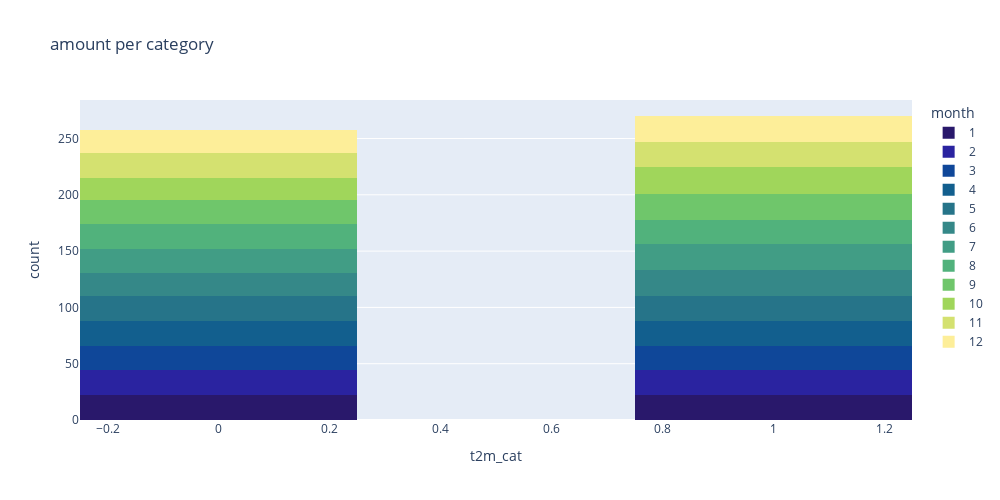

The notebook cell this image was saved under:
### Code cell
fig = px.histogram(
    data_frame = df,
    x = "t2m_cat",
    nbins = 3,
    color = "month",
    histfunc = "count",

    title = "amount per category",
    width = 1000,
    height = 500,
    color_discrete_sequence = plt_style_c,
)

fig.show()

### Figure 1 — Plotly figure (JSON) as saved in the notebook; plotly's stock layout.template omitted (floating-point values rounded to 4 significant figures)
{"data": [{"alignmentgroup": "True", "bingroup": "x", "histfunc": "count", "hovertemplate": "month=1<br>t2m_cat=%{x}<br>count=%{y}<extra></extra>", "legendgroup": "1", "marker": {"color": "rgb(41, 24, 107)", "pattern": {"shape": ""}}, "name": "1", "nbinsx": 3, "offsetgroup": "1", "orientation": "v", "showlegend": true, "type": "histogram", "x": [0, 0, 0, 1, 1, 0, 0, 0, 0, 1, 1, 0, 0, 0, 1, 1, 0, 1, 0, 1, 1, 0, 1, 0, 0, 1, 0, 0, 1, 1, 0, 0, 1, 1, 1, 1, 1, 1, 0, 1, 0, 1, 0, 1], "xaxis": "x", "yaxis": "y"}, {"alignmentgroup": "True", "bingroup": "x", "histfunc": "count", "hovertemplate": "month=2<br>t2m_cat=%{x}<br>count=%{y}<extra></extra>", "legendgroup": "2", "marker": {"color": "rgb(42, 35, 160)", "pattern": {"shape": ""}}, "name": "2", "nbinsx": 3, "offsetgroup": "2", "orientation": "v", "showlegend": true, "type": "histogram", "x": [1, 1, 0, 0, 0, 0, 0, 0, 0, 0, 1, 1, 0, 1, 0, 0, 1, 0, 1, 1, 0, 1, 1, 1, 0, 1, 0, 0, 1, 1, 0, 0, 1, 0, 0, 1, 0, 1, 1, 0, 1, 1, 1, 1], "xaxis": "x", "yaxis": "y"}, {"alignmentgroup": "True", "bingroup": "x", "histfunc": "count", "hovertemplate": "month=3<br>t2m_cat=%{x}<br>count=%{y}<extra></extra>", "legendgroup": "3", "marker": {"color": "rgb(15, 71, 153)", "pattern": {"shape": ""}}, "name": "3", "nbinsx": 3, "offsetgroup": "3", "orientation": "v", "showlegend": true, "type": "histogram", "x": [0, 0, 1, 0, 0, 0, 0, 0, 0, 0, 1, 1, 1, 1, 0, 1, 0, 0, 1, 0, 1, 1, 1, 1, 1, 0, 0, 0, 1, 0, 0, 0, 1, 1, 0, 1, 1, 0, 1, 0, 1, 1, 1, 1], "xaxis": "x", "yaxis": "y"}, {"alignmentgroup": "True", "bingroup": "x", "histfunc": "count", "hovertemplate": "month=4<br>t2m_cat=%{x}<br>count=%{y}<extra></extra>", "legendgroup": "4", "marker": {"color": "rgb(18, 95, 142)", "pattern": {"shape": ""}}, "name": "4", "nbinsx": 3, "offsetgroup": "4", "orientation": "v", "showlegend": true, "type": "histogram", "x": [0, 0, 1, 0, 0, 0, 0, 0, 1, 1, 0, 0, 0, 0, 1, 0, 0, 1, 0, 0, 0, 1, 0, 0, 0, 1, 1, 1, 1, 0, 1, 1, 1, 0, 1, 1, 1, 1, 1, 1, 1, 1, 0, 1], "xaxis": "x", "yaxis": "y"}, {"alignmentgroup": "True", "bingroup": "x", "histfunc": "count", "hovertemplate": "month=5<br>t2m_cat=%{x}<br>count=%{y}<extra></extra>", "legendgroup": "5", "marker": {"color": "rgb(38, 116, 137)", "pattern": {"shape": ""}}, "name": "5", "nbinsx": 3, "offsetgroup": "5", "orientation": "v", "showlegend": true, "type": "histogram", "x": [0, 0, 0, 0, 0, 0, 0, 1, 0, 1, 1, 1, 0, 1, 1, 0, 0, 0, 0, 1, 1, 1, 1, 0, 1, 0, 1, 0, 1, 1, 1, 0, 1, 1, 0, 0, 1, 0, 1, 1, 0, 1, 0, 1], "xaxis": "x", "yaxis": "y"}, {"alignmentgroup": "True", "bingroup": "x", "histfunc": "count", "hovertemplate": "month=6<br>t2m_cat=%{x}<br>count=%{y}<extra></extra>", "legendgroup": "6", "marker": {"color": "rgb(53, 136, 136)", "pattern": {"shape": ""}}, "name": "6", "nbinsx": 3, "offsetgroup": "6", "orientation": "v", "showlegend": true, "type": "histogram", "x": [0, 0, 0, 0, 0, 0, 0, 0, 0, 0, 0, 0, 0, 0, 1, 1, 0, 1, 0, 1, 0, 1, 0, 1, 1, 0, 1, 1, 1, 1, 1, 1, 1, 1, 0, 1, 1, 1, 1, 1, 1, 0, 1, 1], "xaxis": "x", "yaxis": "y"}, {"alignmentgroup": "True", "bingroup": "x", "histfunc": "count", "hovertemplate": "month=7<br>t2m_cat=%{x}<br>count=%{y}<extra></extra>", "legendgroup": "7", "marker": {"color": "rgb(65, 157, 133)", "pattern": {"shape": ""}}, "name": "7", "nbinsx": 3, "offsetgroup": "7", "orientation": "v", "showlegend": true, "type": "histogram", "x": [0, 0, 0, 1, 1, 0, 1, 0, 0, 0, 0, 0, 1, 1, 0, 1, 1, 0, 0, 1, 1, 0, 1, 0, 1, 0, 1, 1, 0, 0, 1, 1, 0, 0, 1, 0, 1, 1, 1, 1, 1, 1, 0, 1], "xaxis": "x", "yaxis": "y"}, {"alignmentgroup": "True", "bingroup": "x", "histfunc": "count", "hovertemplate": "month=8<br>t2m_cat=%{x}<br>count=%{y}<extra></extra>", "legendgroup": "8", "marker": {"color": "rgb(81, 178, 124)", "pattern": {"shape": ""}}, "name": "8", "nbinsx": 3, "offsetgroup": "8", "orientation": "v", "showlegend": true, "type": "histogram", "x": [0, 1, 0, 0, 0, 0, 0, 0, 0, 0, 0, 1, 1, 1, 0, 1, 0, 0, 1, 1, 0, 1, 1, 0, 1, 1, 0, 0, 0, 0, 1, 0, 1, 1, 1, 0, 1, 1, 1, 1, 1, 1, 0, 1], "xaxis": "x", "yaxis": "y"}, {"alignmentgroup": "True", "bingroup": "x", "histfunc": "count", "hovertemplate": "month=9<br>t2m_cat=%{x}<br>count=%{y}<extra></extra>", "legendgroup": "9", "marker": {"color": "rgb(111, 198, 107)", "pattern": {"shape": ""}}, "name": "9", "nbinsx": 3, "offsetgroup": "9", "orientation": "v", "showlegend": true, "type": "histogram", "x": [0, 1, 1, 1, 1, 0, 1, 0, 1, 0, 0, 0, 1, 0, 0, 0, 0, 0, 1, 0, 1, 1, 0, 0, 0, 1, 1, 1, 0, 0, 1, 0, 1, 1, 1, 1, 0, 1, 0, 1, 1, 1, 1, 0], "xaxis": "x", "yaxis": "y"}, {"alignmentgroup": "True", "bingroup": "x", "histfunc": "count", "hovertemplate": "month=10<br>t2m_cat=%{x}<br>count=%{y}<extra></extra>", "legendgroup": "10", "marker": {"color": "rgb(160, 214, 91)", "pattern": {"shape": ""}}, "name": "10", "nbinsx": 3, "offsetgroup": "10", "orientation": "v", "showlegend": true, "type": "histogram", "x": [1, 0, 0, 0, 0, 0, 1, 1, 1, 1, 1, 1, 0, 0, 0, 0, 1, 0, 0, 0, 1, 1, 1, 1, 0, 1, 1, 1, 0, 1, 0, 0, 1, 1, 1, 1, 0, 0, 1, 1, 1, 0, 0, 1], "xaxis": "x", "yaxis": "y"}, {"alignmentgroup": "True", "bingroup": "x", "histfunc": "count", "hovertemplate": "month=11<br>t2m_cat=%{x}<br>count=%{y}<extra></extra>", "legendgroup": "11", "marker": {"color": "rgb(212, 225, 112)", "pattern": {"shape": ""}}, "name": "11", "nbinsx": 3, "offsetgroup": "11", "orientation": "v", "showlegend": true, "type": "histogram", "x": [0, 0, 0, 1, 0, 1, 0, 1, 1, 0, 0, 0, 0, 1, 0, 1, 0, 0, 1, 0, 0, 1, 0, 1, 1, 0, 0, 1, 0, 0, 1, 1, 1, 1, 0, 1, 1, 1, 0, 1, 1, 1, 0, 1], "xaxis": "x", "yaxis": "y"}, {"alignmentgroup": "True", "bingroup": "x", "histfunc": "count", "hovertemplate": "month=12<br>t2m_cat=%{x}<br>count=%{y}<extra></extra>", "legendgroup": "12", "marker": {"color": "rgb(253, 238, 153)", "pattern": {"shape": ""}}, "name": "12", "nbinsx": 3, "offsetgroup": "12", "orientation": "v", "showlegend": true, "type": "histogram", "x": [1, 0, 0, 1, 0, 0, 1, 0, 1, 1, 1, 0, 0, 0, 1, 1, 0, 0, 1, 0, 0, 1, 0, 1, 1, 0, 0, 1, 0, 0, 0, 0, 1, 0, 1, 1, 1, 1, 0, 1, 1, 1, 1, 1], "xaxis": "x", "yaxis": "y"}], "layout": {"barmode": "relative", "height": 500, "legend": {"title": {"text": "month"}, "tracegroupgap": 0}, "title": {"text": "amount per category"}, "width": 1000, "xaxis": {"anchor": "y", "domain": [0, 1], "title": {"text": "t2m_cat"}}, "yaxis": {"anchor": "x", "domain": [0, 1], "title": {"text": "count"}}}}
